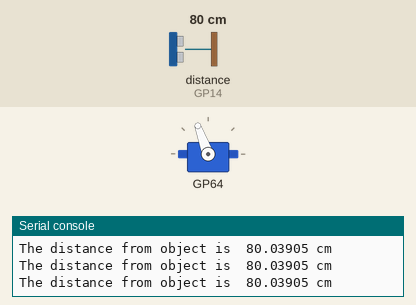
Recording of a program running on a simulated Raspberry Pi Pico running MicroPython. Shown: servo, the last lines printed to the serial console. Inputs (shaded band) come from the test bench; at power-on: distance to the obstacle (sensor on GP14) 80 cm. The echo pulse lasts 58.3 µs per cm.

Above: at 1.2 s.
1.3 s: distance to the obstacle (sensor on GP14) set to 7 cm
2.8 s: distance to the obstacle (sensor on GP14) set to 4 cm
At 4.0 s:
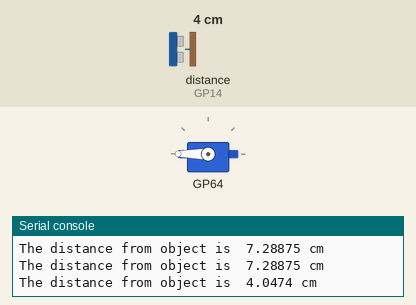
5.0 s: distance to the obstacle (sensor on GP14) set to 9 cm
At 5.66 s:
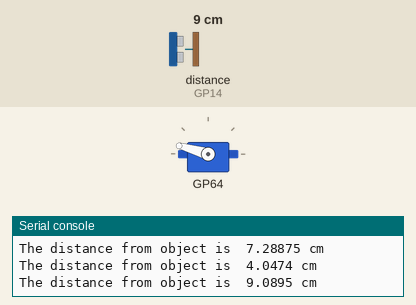
7.6 s: distance to the obstacle (sensor on GP14) set to 2 cm
At 7.75 s:
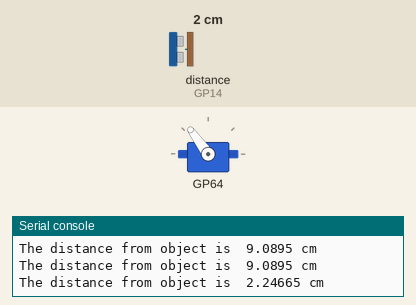
9.8 s: distance to the obstacle (sensor on GP14) set to 35 cm
At 11.9 s:
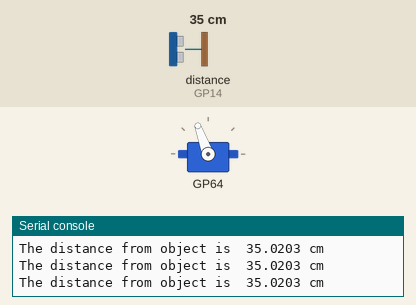
Timing chart, 0 to 13.4 s (numbered marks = the images above; inputs shaded):
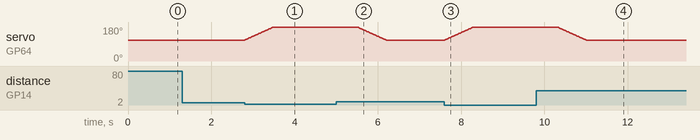

Measured:
- the behaviour switches between 6 and 5 cm on distance to the obstacle (sensor on GP14) (found by bisection; images 0 and 1)
- after the input at 2.8 s, servo on GP64: moves from 110° to 180° over 0.68 s, starting at once
- after the input at 5.0 s, servo on GP64: moves from 180° to 110° over 0.68 s, starting after 0.52 s
- after the input at 7.6 s, servo on GP64: moves from 110° to 180° over 0.68 s, starting at once
- after the input at 9.8 s, servo on GP64: moves from 180° to 110° over 0.68 s, starting after 0.52 s

The program:

automatic_trash_bin_v2.py
```python
from machine import Pin, PWM, I2C
from picobricks import MotorDriver
import utime

i2c = I2C(0, scl=Pin(5), sda=Pin(4))   # Init I2C using pins
motor = MotorDriver(i2c)

trigger = Pin(15, Pin.OUT)
echo = Pin(14, Pin.IN)

position = 110
motor.servo(1,position)

def getDistance():
   trigger.low()
   utime.sleep_us(2)
   trigger.high()
   utime.sleep_us(5)
   trigger.low()
   while echo.value() == 0:
       signaloff = utime.ticks_us()
   while echo.value() == 1:
       signalon = utime.ticks_us()
   timepassed = signalon - signaloff
   distance = (timepassed * 0.0343) / 2
   print("The distance from object is ",distance,"cm")
   return distance

while True:
    utime.sleep(0.01)
    if int(getDistance())<=5:
	    while position < 180: #open
            position +=2
            motor.servo(1,position)
            utime.sleep(0.02)
        utime.sleep(2)
    else:
        while position > 110: #close
            position -=2
            motor.servo(1,position)
            utime.sleep(0.02)
```
